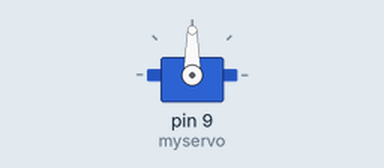
A sketch run on a simulated Arduino Nano, built with avr-gcc and run on an emulated ATmega328P. On the bench: servo.

Above: at 0.05 s.
At 3.65 s:
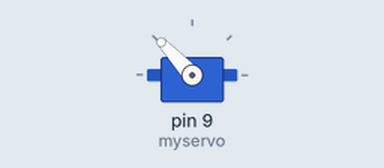
At 4.3 s:
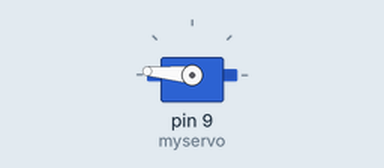
At 8.55 s:
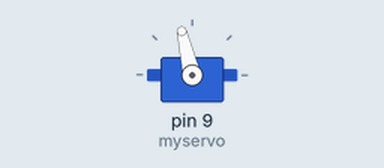
Timing chart, 0 to 11.4 s (numbered marks = the images above):
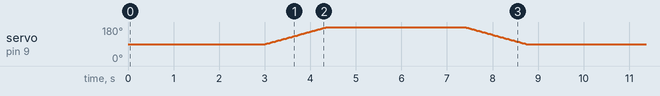

The sketch:

RightArmMovement.ino
```cpp
//Arduino Nano ATmega328 AVRISP mkII
#include <Servo.h>

Servo myservo;

int pos = 0;

int startPos = 90;
int endPos = 180;

void setup() {
  // put your setup code here, to run once:
  myservo.attach(9);
}

void loop()
{
  myservo.write(startPos);

  delay(3000);

  for(pos = startPos; pos <= endPos; pos +=1)
  {
    myservo.write(pos);
    delay(15);
  }

  delay(3000);

  for(pos = endPos; pos >= startPos; pos -= 1)
  {
    myservo.write(pos);
    delay(15);
  }
}
```
